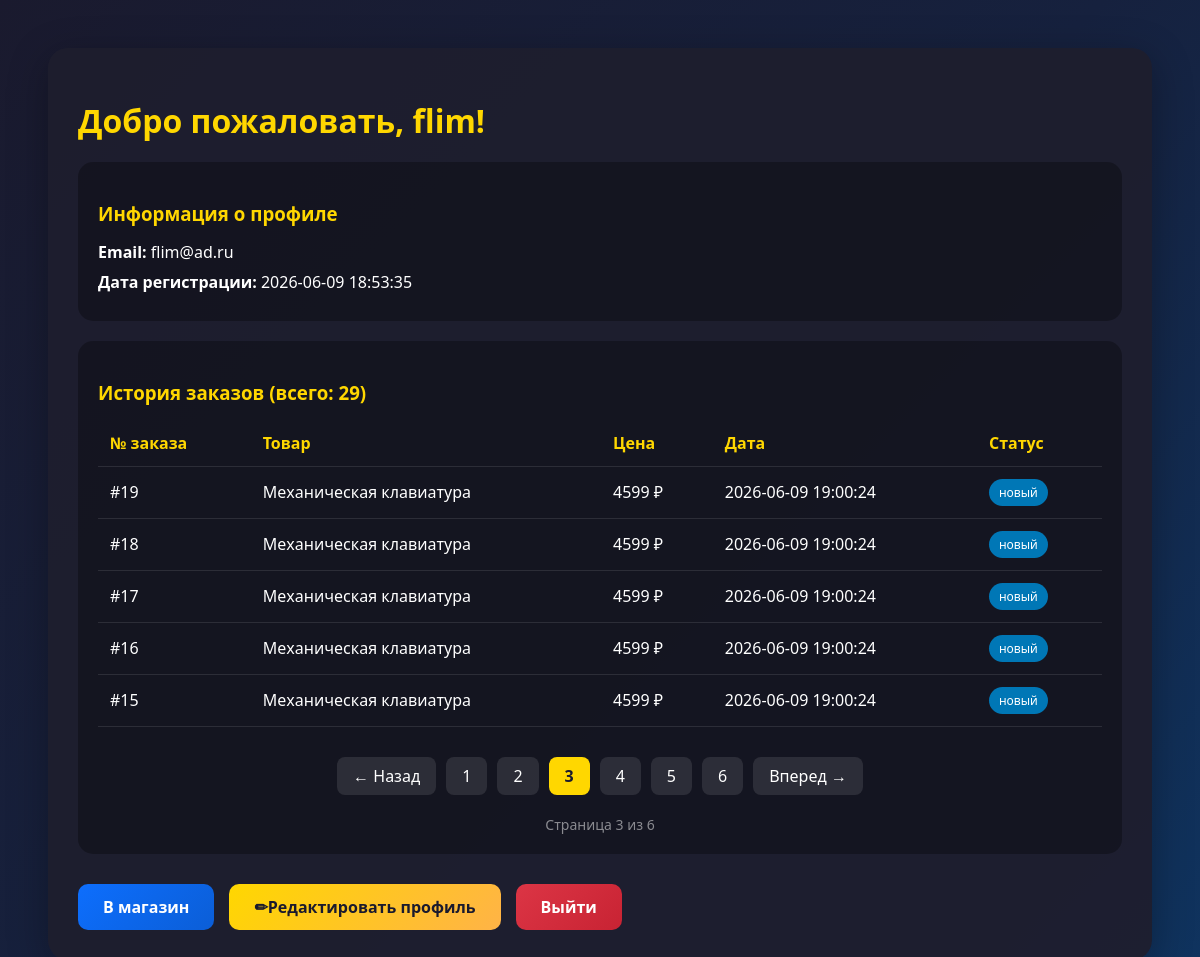
Screenshot of /dashboard/page/3 (signed in) with the database file from the repository.
### tables this page shows
CREATE TABLE users (
            id INTEGER PRIMARY KEY AUTOINCREMENT,
            username TEXT UNIQUE NOT NULL,
            email TEXT UNIQUE NOT NULL,
            password TEXT NOT NULL,
            created_at TIMESTAMP DEFAULT CURRENT_TIMESTAMP);

CREATE TABLE orders (
            id INTEGER PRIMARY KEY AUTOINCREMENT,
            user_id INTEGER NOT NULL,
            product_id INTEGER NOT NULL,
            product_name TEXT NOT NULL,
            product_price INTEGER NOT NULL,
            order_date TIMESTAMP DEFAULT CURRENT_TIMESTAMP,
            status TEXT DEFAULT 'новый',
            FOREIGN KEY (user_id) REFERENCES users (id),
            FOREIGN KEY (product_id) REFERENCES products (id));

### app.py (the view)
@app.route('/dashboard')
@app.route('/dashboard/page/<int:page_num>')
def dashboard(page_num=1):
    if 'user_id' not in session:
        return redirect(url_for('login'))
    user_id = session['user_id']
    per_page = 5
    offset = (page_num - 1) * per_page
    conn = get_db_connection()
    user = conn.execute('SELECT * FROM users WHERE id = ?', (user_id,)).fetchone()
    total_orders = conn.execute('SELECT COUNT(*) FROM orders WHERE user_id = ?', (user_id,)).fetchone()[0]
    total_pages = (total_orders + per_page - 1) // per_page
    if total_pages == 0:
        total_pages = 1
    if page_num < 1:
        page_num = 1
    elif page_num > total_pages:
        page_num = total_pages
        offset = (page_num - 1) * per_page
    orders = conn.execute('''
        SELECT * FROM orders
        WHERE user_id = ?
        ORDER BY order_date DESC, id DESC
        LIMIT ? OFFSET ?
    ''', (user_id, per_page, offset)).fetchall()
    conn.close()
    if not user:
        session.clear()
        return redirect(url_for('login'))
    return render_template('dashboard.html',
                           user=user,
                           orders=orders,
                           current_page=page_num,
                           total_pages=total_pages,
                           total_orders=total_orders)

### app.py (called while the page is built)
def get_db_connection():
    conn = sqlite3.connect('database.db')
    conn.row_factory = sqlite3.Row
    return conn

### templates/dashboard.html (shortened to what this page needs)
<!DOCTYPE html>
<html lang="ru">
<head>
</head>
<body>
    <div class="dashboard-container">
        <h1>Добро пожаловать, {{ user.username }}!</h1>
        <div class="info-card">
            <h3>Информация о профиле</h3>
            <p><strong>Email:</strong> {{ user.email }}</p>
            <p><strong>Дата регистрации:</strong> {{ user.created_at }}</p>
        </div>
        <div class="orders-card">
            <h3>История заказов (всего: {{ total_orders }})</h3>
            {% if orders %}
            <table>
                <thead>
                    <tr>
                        <th>№ заказа</th>
                        <th>Товар</th>
                        <th>Цена</th>
                        <th>Дата</th>
                        <th>Статус</th>
                    </tr>
                </thead>
                <tbody>
                    {% for order in orders %}
                    <tr>
                        <td data-label="№ заказа">#{{ order.id }}</td>
                        <td data-label="Товар">{{ order.product_name }}</td>
                        <td data-label="Цена">{{ order.product_price }} ₽</td>
                        <td data-label="Дата">{{ order.order_date[:19] }}</td>
                        <td data-label="Статус"><span class="badge">{{ order.status }}</span></td>
                    </tr>
                    {% endfor %}
                </tbody>
            </table>
            {% if total_pages > 1 %}
            <div class="pagination">
                {% if current_page > 1 %}
                <a href="{{ url_for('dashboard', page_num=current_page-1) }}" class="page-link">← Назад</a>
                {% else %}
                <span class="page-link" style="opacity: 0.5; cursor: not-allowed;">← Назад</span>
                {% endif %}
                {% for p in range(1, total_pages + 1) %}
                    {% if p == current_page %}
                    <span class="page-current">{{ p }}</span>
                    {% else %}
                    <a href="{{ url_for('dashboard', page_num=p) }}" class="page-link">{{ p }}</a>
                    {% endif %}
                {% endfor %}
                {% if current_page < total_pages %}
                <a href="{{ url_for('dashboard', page_num=current_page+1) }}" class="page-link">Вперед →</a>
                {% else %}
                <span class="page-link" style="opacity: 0.5; cursor: not-allowed;">Вперед →</span>
                {% endif %}
            </div>
            <div class="page-info">
                Страница {{ current_page }} из {{ total_pages }}
            </div>
            {% endif %}
            {% else %}
            <p class="text-muted">У вас нет заказов. Перейдите в магазин, чтобы сделать первый заказ!</p>
            {% endif %}
        </div>
        <div class="btn-group">
            <a href="{{ url_for('index') }}" class="btn-primary">В магазин</a>
            <a href="{{ url_for('profile') }}" class="btn-warning">✏Редактировать профиль</a>
            <a href="{{ url_for('logout') }}" class="btn-danger">Выйти</a>
        </div>
    </div>
</body>
</html>

### templates/dashboard.html (style rules this page uses)
body { background: linear-gradient(135deg, #1a1a2e 0%, #16213e 50%, #0f3460 100%); min-height: 100vh; padding: 40px; font-family: 'Segoe UI', Tahoma, Geneva, Verdana, sans-serif; }
.dashboard-container { background: rgba(30, 30, 46, 0.95); border-radius: 20px; padding: 30px; color: white; box-shadow: 0 10px 40px rgba(0,0,0,0.3); max-width: 1200px; margin: 0 auto; }
h1 { color: #ffd700; margin-bottom: 20px; }
.info-card, .orders-card { background: rgba(0, 0, 0, 0.3); border-radius: 15px; padding: 20px; margin-top: 20px; }
h3 { color: #ffd700; margin-bottom: 15px; }
.info-card p { margin: 8px 0; }
table { width: 100%; border-collapse: collapse; }
th, td { padding: 12px; text-align: left; border-bottom: 1px solid rgba(255, 255, 255, 0.1); }
th { color: #ffd700; }
.badge { background: #0077b6; padding: 5px 10px; border-radius: 20px; font-size: 12px; display: inline-block; }
.btn-group { margin-top: 30px; display: flex; gap: 15px; flex-wrap: wrap; }
.btn-primary { background: linear-gradient(135deg, #0d6efd, #0b5ed7); border: none; padding: 12px 25px; color: white; font-weight: 600; border-radius: 10px; text-decoration: none; display: inline-block; }
.btn-warning { background: linear-gradient(135deg, #ffd700, #ffb347); border: none; padding: 12px 25px; color: #1a1a2e; font-weight: 600; border-radius: 10px; text-decoration: none; display: inline-block; }
.btn-danger { background: linear-gradient(135deg, #dc3545, #c82333); border: none; padding: 12px 25px; color: white; font-weight: 600; border-radius: 10px; text-decoration: none; display: inline-block; }
.pagination { display: flex; justify-content: center; align-items: center; gap: 10px; margin: 30px 0 20px; flex-wrap: wrap; }
.page-link { background: rgba(255, 255, 255, 0.1); padding: 8px 16px; border-radius: 8px; color: white; text-decoration: none; transition: 0.3s; }
.page-current { background: #ffd700; padding: 8px 16px; border-radius: 8px; color: #1a1a2e; font-weight: bold; }
.page-info { text-align: center; color: rgba(255, 255, 255, 0.5); margin-top: 10px; font-size: 14px; }

### rows the page displays
users: username "flim", email "flim@ad.ru", created_at "2026-06-09 18:53:35"
orders: id "19", product_name "Механическая клавиатура", product_price "4599", order_date "2026-06-09 19:00:24", status "новый"
orders: id "18", product_name "Механическая клавиатура", product_price "4599", order_date "2026-06-09 19:00:24", status "новый"
orders: id "17", product_name "Механическая клавиатура", product_price "4599", order_date "2026-06-09 19:00:24", status "новый"
orders: id "16", product_name "Механическая клавиатура", product_price "4599", order_date "2026-06-09 19:00:24", status "новый"
orders: id "15", product_name "Механическая клавиатура", product_price "4599", order_date "2026-06-09 19:00:24", status "новый"

### other values shown
{{ total_orders }} "29"
{{ p }} "1" "2" "4" "5" "6"
{{ p }} "3"
{{ current_page }} "3"
{{ total_pages }} "6"
